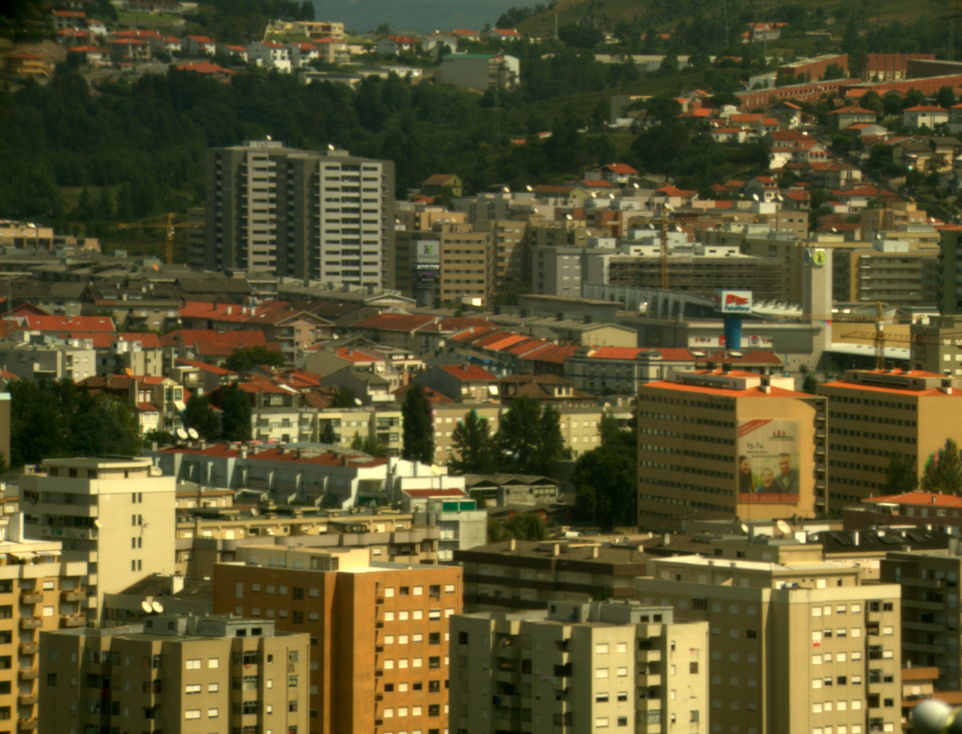
#> input picture color1.bmp, 962 x 734 px, shrunk from 1338 x 1021 before the run
$ python convert2grey.py color1.bmp
#> lines starting #> are read from the running program, lines starting #| are printed output that depends on the picture
import cv2
import sys

test1 = cv2.imread(sys.argv[1])
#> test1 is the input picture: shape (734, 962, 3); mean B, G, R 47.1, 84.1, 90.2
test1_white = cv2.cvtColor(test1,cv2.COLOR_BGR2GRAY)
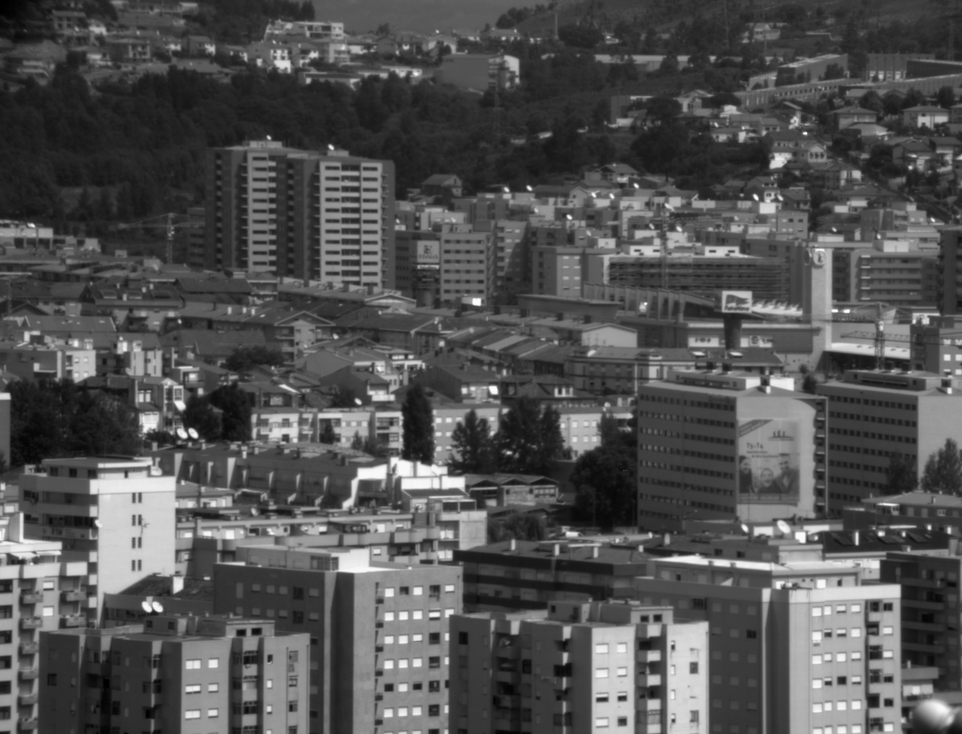
#> test1_white: shape (734, 962); min 0, max 255, mean 81.7
cv2.imwrite('test1gray.png',test1_white)
cv2.imshow('color_image',test1)
cv2.imshow('gray_image',test1_white)
cv2.waitKey(0)
cv2.destroyAllWindows()
